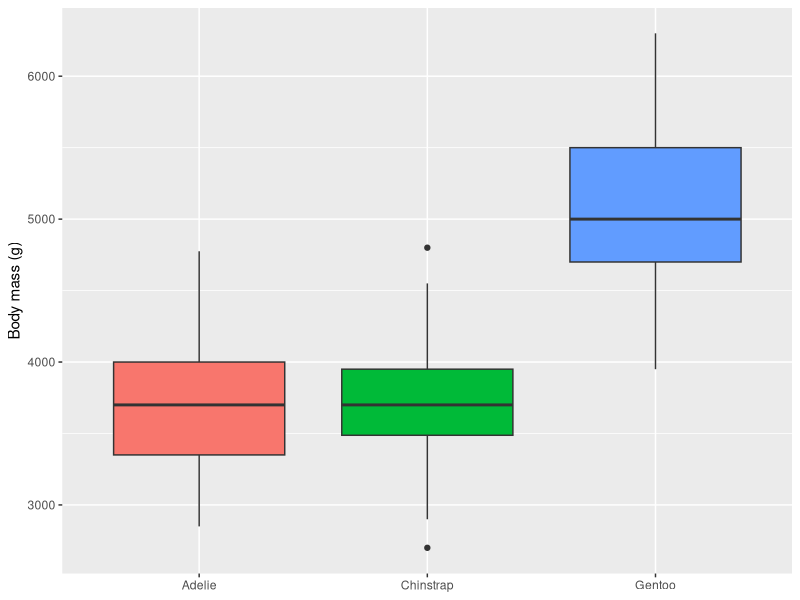
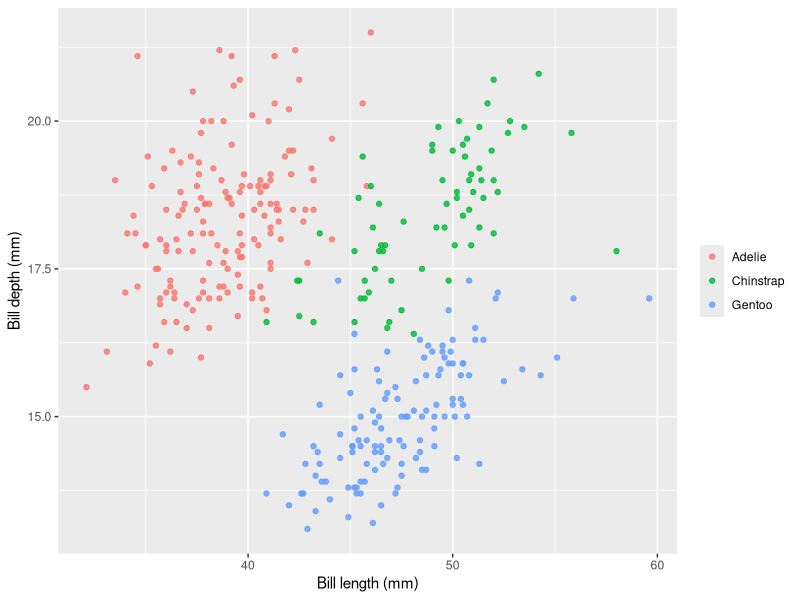

The R script that drew these images, in order:
## ---- chunk 1
#| label: setup
#| message: false
library(dplyr)
library(ggplot2)
data(penguins)
penguins <- penguins |> filter(!is.na(bill_len), !is.na(bill_dep), !is.na(body_mass))
## ---- chunk 2
#| content: valuebox
#| title: "Species"
# icon = any name from the bootstrap-icons set (https://icons.getbootstrap.com);
# color = a brand/theme role ("primary", "secondary", ...) — here the RaukR teal.
list(
  color = "primary",
  icon = "tags",
  value = n_distinct(penguins$species)
)
## ---- chunk 3
#| content: valuebox
#| title: "Penguins measured"
list(
  color = "secondary",
  icon = "clipboard-data",
  value = nrow(penguins)
)
## ---- chunk 4
#| title: "Body mass by species"
#| fig-alt: "Boxplot of penguin body mass in grams by species; Gentoo is clearly the heaviest, Adelie and Chinstrap overlap around 3,700 g."
ggplot(penguins, aes(species, body_mass, fill = species)) +
  geom_boxplot(show.legend = FALSE) +
  labs(x = NULL, y = "Body mass (g)")
## ---- chunk 5
#| title: "Bill scatter"
#| fig-alt: "Scatterplot of bill depth versus bill length in millimeters, colored by species; the three species form separate clusters."
ggplot(penguins, aes(bill_len, bill_dep, color = species)) +
  geom_point(alpha = 0.8) +
  labs(x = "Bill length (mm)", y = "Bill depth (mm)", color = NULL)
## ---- chunk 6
#| title: "Mean measurements"
penguins |>
  summarise(
    bill_len = mean(bill_len),
    bill_dep = mean(bill_dep),
    body_mass = mean(body_mass),
    .by = species
  ) |>
  knitr::kable(digits = 1)
